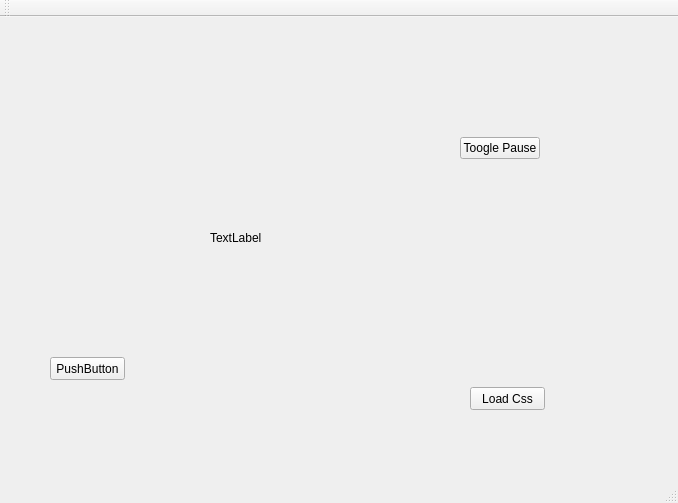
<?xml version="1.0" encoding="UTF-8"?>
<ui version="4.0">
 <class>MainWindow</class>
 <widget class="QMainWindow" name="MainWindow">
  <property name="geometry">
   <rect>
    <x>0</x>
    <y>0</y>
    <width>678</width>
    <height>503</height>
   </rect>
  </property>
  <property name="windowTitle">
   <string>MainWindow</string>
  </property>
  <widget class="QWidget" name="centralWidget">
   <widget class="QLabel" name="label">
    <property name="geometry">
     <rect>
      <x>210</x>
      <y>160</y>
      <width>201</width>
      <height>121</height>
     </rect>
    </property>
    <property name="text">
     <string>TextLabel</string>
    </property>
   </widget>
   <widget class="QPushButton" name="pushButton">
    <property name="geometry">
     <rect>
      <x>50</x>
      <y>340</y>
      <width>75</width>
      <height>23</height>
     </rect>
    </property>
    <property name="text">
     <string>PushButton</string>
    </property>
   </widget>
   <widget class="QPushButton" name="pushButton_2">
    <property name="geometry">
     <rect>
      <x>470</x>
      <y>370</y>
      <width>75</width>
      <height>23</height>
     </rect>
    </property>
    <property name="text">
     <string>Load Css</string>
    </property>
   </widget>
   <widget class="QPushButton" name="pushButton_3">
    <property name="geometry">
     <rect>
      <x>460</x>
      <y>120</y>
      <width>80</width>
      <height>22</height>
     </rect>
    </property>
    <property name="text">
     <string>Toogle Pause</string>
    </property>
   </widget>
  </widget>
  <widget class="QMenuBar" name="menuBar">
   <property name="geometry">
    <rect>
     <x>0</x>
     <y>0</y>
     <width>678</width>
     <height>20</height>
    </rect>
   </property>
  </widget>
  <widget class="QToolBar" name="mainToolBar">
   <attribute name="toolBarArea">
    <enum>TopToolBarArea</enum>
   </attribute>
   <attribute name="toolBarBreak">
    <bool>false</bool>
   </attribute>
  </widget>
  <widget class="QStatusBar" name="statusBar"/>
 </widget>
 <layoutdefault spacing="6" margin="11"/>
 <resources/>
 <connections/>
</ui>
